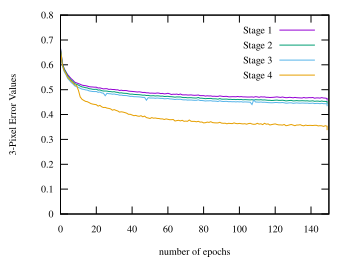

This chart was generated by the following gnuplot code:
set terminal svg size 350,262 font 'Times,10'
set output 'plot.svg'

set key autotitle columnhead
set datafile separator ","
#set title '3-Pixel Error for Testing'
set xrange [0:150]
set yrange [0:0.8]
set xlabel "number of epochs"
set ylabel "3-Pixel Error Values"

plot 'stage_1.csv' using 2:3 title 'Stage 1' with lines ,\
'stage_2.csv' using 2:3 title 'Stage 2' with lines ,\
'stage_3.csv' using 2:3 title 'Stage 3' with lines ,\
'stage_4.csv' using 2:3 title 'Stage 4' with lines
